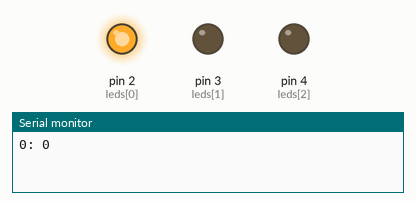
Bench run of a sketch on a simulated Arduino Uno, built with avr-gcc and run on an emulated ATmega328P. On the bench: output pins drawn as LEDs (lit = HIGH), the last lines printed to the serial monitor.

Above: at 0.2 s.
At 7.2 s:
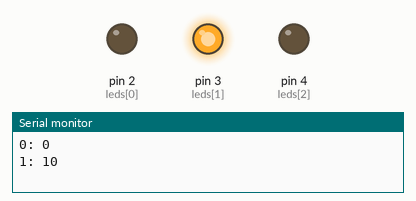
At 11.2 s:
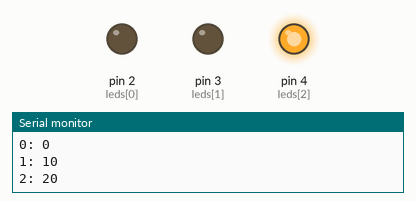
At 15.2 s:
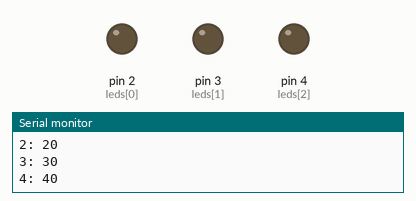
Timing chart, 0 to 20.8 s (numbered marks = the images above):
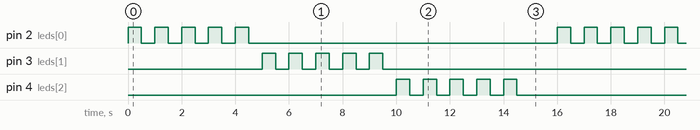

The sketch:

Teste_array.ino
```cpp
//Declaração do array exemplo 1
//int vetor[5];  // Tamanho do Vetor = 5

//Exemplo 2
int vetor[5] = { 15, 18, 23, 80, 17 };  // Tamanho do Vetor = 5

byte leds[] = { 2, 3, 4 };

void setup() {
  //Definição dos tipos dos pinos dos leds
  for (byte i = 0; i < 3; i++) {
    pinMode(leds[i], OUTPUT);
  }

  Serial.begin(9600);

  //Inicializando o array com alguns valores
  for (byte i = 0; i < 5; i++) {
    vetor[i] = i * 10;
  }
}

void loop() {

  //Exibindo os valores do vetor
  for (byte i = 0; i < 5; i++) {
    Serial.print(i);
    Serial.print(": ");
    Serial.println(vetor[i]);

    if (i < 3) {

      for (byte p = 0; p < 5; p++) {
        digitalWrite(leds[i], 1);
        delay(500);
        digitalWrite(leds[i], 0);
        delay(500);
      }
    }
  }
  delay(1000);
}
```

Measured:
- by itself, pin 2 (leds[0]), pin 3 (leds[1]), pin 4 (leds[2]): repeats every 16.0 s: 4 × (LOW 0.50 s, HIGH 0.50 s), LOW 11.5 s, HIGH 0.50 s
- by itself, everything shown: repeats every 16.0 s, in 30 steps
